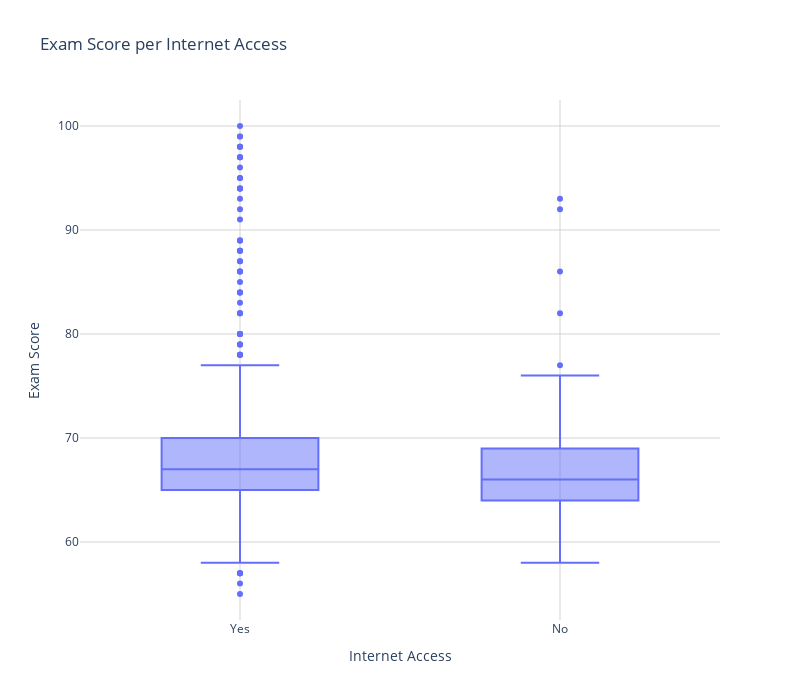

Write notebook code for a chart like this one.
### Markdown cell above
#### 3.1.1 Argument 1 voor perspectief 1

Studenten met stabiele internettoegang behalen gemiddeld hogere examencijfers dan studenten met beperkte internettoegang.

### Code cell
import pandas as pd
import plotly.express as px

# Laad de dataset in
df1 = pd.read_csv("StudentPerformanceFactors.csv")

# Filter exam scores tussen 0 en 100
df1 = df1[(df1["Exam_Score"] >= 0) & (df1["Exam_Score"] <= 100)]

# Maak de boxplot in Plotly
fig = px.box(
    df1,
    x="Internet_Access",
    y="Exam_Score",
    # points="all",  # toont alle individuele punten
    title="Exam Score per Internet Access"
)

# Layout aanpassen
fig.update_layout(
    width=800,
    height=700,
    xaxis_title="Internet Access",
    yaxis_title="Exam Score",
    plot_bgcolor="white",
    xaxis=dict(showgrid=True, gridcolor="lightgrey"),
    yaxis=dict(showgrid=True, gridcolor="lightgrey")
)

# Toon de interactieve plot
fig.show()

### Figure 1 — Plotly figure (JSON) as saved in the notebook; plotly's stock layout.template omitted (floating-point values rounded to 4 significant figures; data arrays with more than 128 entries replaced by an {"elided": "..."} marker saying what was removed)
{"data": [{"alignmentgroup": "True", "hovertemplate": "Internet_Access=%{x}<br>Exam_Score=%{y}<extra></extra>", "legendgroup": "", "marker": {"color": "#636efa"}, "name": "", "notched": false, "offsetgroup": "", "orientation": "v", "showlegend": false, "type": "box", "x": {"elided": "6606 str values"}, "x0": " ", "xaxis": "x", "y": {"elided": "6606 int values"}, "y0": " ", "yaxis": "y"}], "layout": {"boxmode": "group", "height": 700, "legend": {"tracegroupgap": 0}, "plot_bgcolor": "white", "title": {"text": "Exam Score per Internet Access"}, "width": 800, "xaxis": {"anchor": "y", "domain": [0, 1], "gridcolor": "lightgrey", "showgrid": true, "title": {"text": "Internet Access"}}, "yaxis": {"anchor": "x", "domain": [0, 1], "gridcolor": "lightgrey", "showgrid": true, "title": {"text": "Exam Score"}}}}
